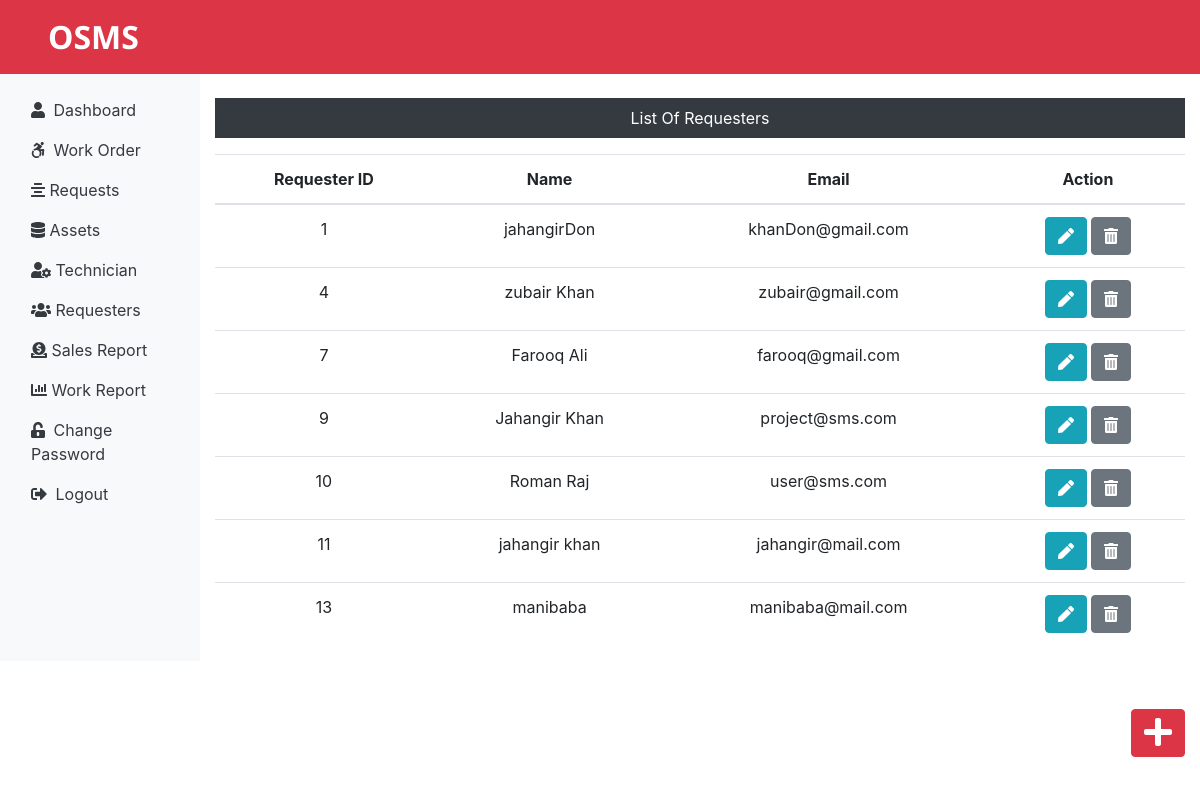
Screenshot of /admin/requesters.php (signed in) with the database file from the repository.
### tables this page shows
CREATE TABLE `userlogin_tb` (
  `r_login_id` int(11) NOT NULL,
  `r_name` varchar(155) NOT NULL,
  `r_email` varchar(155) NOT NULL,
  `r_password` varchar(155) NOT NULL
);

### admin/requesters.php (the view, shortened to what this page needs)
<?php
include('includes/header.php');
include('../connection.php');
?>
<div class="col-sm-9 col-md-10 mt-4">
    <p class="bg-dark text-center text-white p-2">List Of Requesters</p>
    <?php
        $query = "SELECT * FROM userlogin_tb";
        $result = mysqli_query($connect, $query);
        $num_rows = mysqli_num_rows($result);
        if($num_rows > 0){ ?>
        <table class="table text-center">
            <thead>
                <tr>
                    <th scope="col">Requester ID</th>
                    <th scope="col">Name</th>
                    <th scope="col">Email</th>
                    <th scope="col">Action</th>
                </tr>
            </thead>
            <tbody>
                <?php while($row = mysqli_fetch_assoc($result)){ ?>
                <tr>
                    <td><?php echo $row['r_login_id']; ?></td>
                    <td><?php echo $row['r_name']; ?></td>
                    <td><?php echo $row['r_email']; ?></td>
                    <td>
                        <form action="editrequesters.php" method="POST" class="d-inline">
                            <input type="hidden" name="id" value="<?php echo $row['r_login_id']; ?>"><button type="submit" class="btn btn-info" name="edit"><i class="fas fa-pen"></i></button>
                        </form>
                        <form action="" method="POST" class="d-inline">
                            <input type="hidden" name="id" value="<?php echo $row['r_login_id']; ?>"><button type="submit" class="btn btn-secondary" name="delete"><i class="fas fa-trash-alt"></i></button>
                        </form>
                    </td>
                </tr>
                <?php } ?>
            </tbody>
        </table>
    <?php  } ?>
</div>
</div>
                 <div class="float-right my-5"><a href="insertreq.php" class="btn btn-danger"><i class="fas fa-plus fa-2x"></i></a></div>
    </div>
</body>
</html>

### rows the page displays
userlogin_tb: r_login_id "1", r_name "jahangirDon", r_email "khanDon@gmail.com"
userlogin_tb: r_login_id "4", r_name "zubair Khan", r_email "zubair@gmail.com"
userlogin_tb: r_login_id "7", r_name "Farooq Ali", r_email "farooq@gmail.com"
userlogin_tb: r_login_id "9", r_name "Jahangir Khan", r_email "project@sms.com"
userlogin_tb: r_login_id "10", r_name "Roman Raj", r_email "user@sms.com"
userlogin_tb: r_login_id "11", r_name "jahangir khan", r_email "jahangir@mail.com"
userlogin_tb: r_login_id "13", r_name "manibaba", r_email "manibaba@mail.com"
